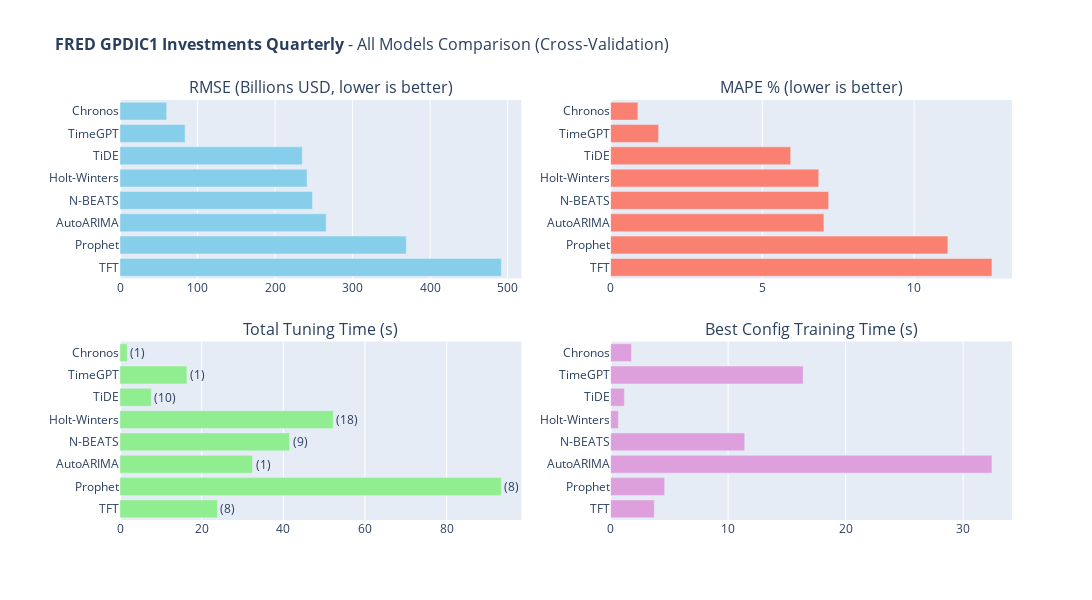

The code cell stored with this chart in its notebook:
### Code cell
# 11. All Models Comparison (Interactive)
#
# Summary comparison of all models based on cross-validation metrics.

def create_all_models_comparison(results_dataframe, dataset_name, value_unit=None):
    """
    Create interactive bar chart comparison of all models.
    
    Args:
        results_dataframe: DataFrame with model results
        dataset_name: Name for the plot title
        value_unit: Unit label for RMSE axis (e.g., 'Billions USD')
    
    Returns:
        Plotly Figure object
    """
    rmse_title = f'RMSE ({value_unit}, lower is better)' if value_unit else 'RMSE (lower is better)'
    
    fig = make_subplots(
        rows=2, cols=2,
        subplot_titles=[
            rmse_title, 
            'MAPE % (lower is better)', 
            'Total Tuning Time (s)', 
            'Best Config Training Time (s)'
        ],
        vertical_spacing=0.15, horizontal_spacing=0.1
    )
    
    models = results_dataframe['Model'].tolist()
    
    fig.add_trace(go.Bar(
        y=models, x=results_dataframe['RMSE'], orientation='h',
        marker_color='skyblue', 
        hovertemplate='<b>%{y}</b><br>RMSE: %{x:.2f}<extra></extra>'
    ), row=1, col=1)
    
    fig.add_trace(go.Bar(
        y=models, x=results_dataframe['MAPE'], orientation='h',
        marker_color='salmon', 
        hovertemplate='<b>%{y}</b><br>MAPE: %{x:.2f}%<extra></extra>'
    ), row=1, col=2)
    
    fig.add_trace(go.Bar(
        y=models, x=results_dataframe['Tuning Time (s)'], orientation='h',
        marker_color='lightgreen', 
        text=[f"({c})" for c in results_dataframe['Combinations']],
        textposition='outside', 
        hovertemplate='<b>%{y}</b><br>Time: %{x:.2f}s<extra></extra>'
    ), row=2, col=1)
    
    fig.add_trace(go.Bar(
        y=models, x=results_dataframe['Best Config Time (s)'], orientation='h',
        marker_color='plum', 
        hovertemplate='<b>%{y}</b><br>Time: %{x:.2f}s<extra></extra>'
    ), row=2, col=2)
    
    fig.update_layout(
        title=dict(text=f'<b>{dataset_name}</b> - All Models Comparison (Cross-Validation)', font=dict(size=16)),
        width=1700, height=600, showlegend=False, margin=dict(l=120)
    )
    
    for i in range(1, 3):
        for j in range(1, 3):
            fig.update_yaxes(autorange='reversed', row=i, col=j)
    return fig

if 'results_df' in dir() and not results_df.empty:
    fig_comparison = create_all_models_comparison(
        results_df, DATASET_CONFIG['name'],
        value_unit=DATASET_CONFIG.get('value_unit')
    )
    fig_comparison.show()

### Figure 1 — Plotly figure (JSON) as saved in the notebook; plotly's stock layout.template omitted (floating-point values rounded to 4 significant figures)
{"data": [{"hovertemplate": "<b>%{y}</b><br>RMSE: %{x:.2f}<extra></extra>", "marker": {"color": "skyblue"}, "orientation": "h", "type": "bar", "x": [60.2, 83.94, 235.1, 241.2, 248.3, 265.9, 369.2, 491.8], "xaxis": "x", "y": ["Chronos", "TimeGPT", "TiDE", "Holt-Winters", "N-BEATS", "AutoARIMA", "Prophet", "TFT"], "yaxis": "y"}, {"hovertemplate": "<b>%{y}</b><br>MAPE: %{x:.2f}%<extra></extra>", "marker": {"color": "salmon"}, "orientation": "h", "type": "bar", "x": [0.8992, 1.582, 5.933, 6.858, 7.184, 7.029, 11.11, 12.57], "xaxis": "x2", "y": ["Chronos", "TimeGPT", "TiDE", "Holt-Winters", "N-BEATS", "AutoARIMA", "Prophet", "TFT"], "yaxis": "y2"}, {"hovertemplate": "<b>%{y}</b><br>Time: %{x:.2f}s<extra></extra>", "marker": {"color": "lightgreen"}, "orientation": "h", "text": ["(1)", "(1)", "(10)", "(18)", "(9)", "(1)", "(8)", "(8)"], "textposition": "outside", "type": "bar", "x": [1.775, 16.39, 7.639, 52.23, 41.52, 32.45, 93.38, 23.86], "xaxis": "x3", "y": ["Chronos", "TimeGPT", "TiDE", "Holt-Winters", "N-BEATS", "AutoARIMA", "Prophet", "TFT"], "yaxis": "y3"}, {"hovertemplate": "<b>%{y}</b><br>Time: %{x:.2f}s<extra></extra>", "marker": {"color": "plum"}, "orientation": "h", "type": "bar", "x": [1.775, 16.39, 1.174, 0.6629, 11.41, 32.45, 4.6, 3.718], "xaxis": "x4", "y": ["Chronos", "TimeGPT", "TiDE", "Holt-Winters", "N-BEATS", "AutoARIMA", "Prophet", "TFT"], "yaxis": "y4"}], "layout": {"annotations": [{"font": {"size": 16}, "showarrow": false, "text": "RMSE (Billions USD, lower is better)", "x": 0.225, "xanchor": "center", "xref": "paper", "y": 1, "yanchor": "bottom", "yref": "paper"}, {"font": {"size": 16}, "showarrow": false, "text": "MAPE % (lower is better)", "x": 0.775, "xanchor": "center", "xref": "paper", "y": 1, "yanchor": "bottom", "yref": "paper"}, {"font": {"size": 16}, "showarrow": false, "text": "Total Tuning Time (s)", "x": 0.225, "xanchor": "center", "xref": "paper", "y": 0.425, "yanchor": "bottom", "yref": "paper"}, {"font": {"size": 16}, "showarrow": false, "text": "Best Config Training Time (s)", "x": 0.775, "xanchor": "center", "xref": "paper", "y": 0.425, "yanchor": "bottom", "yref": "paper"}], "height": 600, "margin": {"l": 120}, "showlegend": false, "title": {"font": {"size": 16}, "text": "<b>FRED GPDIC1 Investments Quarterly</b> - All Models Comparison (Cross-Validation)"}, "width": 1700, "xaxis": {"anchor": "y", "domain": [0, 0.45]}, "xaxis2": {"anchor": "y2", "domain": [0.55, 1]}, "xaxis3": {"anchor": "y3", "domain": [0, 0.45]}, "xaxis4": {"anchor": "y4", "domain": [0.55, 1]}, "yaxis": {"anchor": "x", "autorange": "reversed", "domain": [0.575, 1]}, "yaxis2": {"anchor": "x2", "autorange": "reversed", "domain": [0.575, 1]}, "yaxis3": {"anchor": "x3", "autorange": "reversed", "domain": [0, 0.425]}, "yaxis4": {"anchor": "x4", "autorange": "reversed", "domain": [0, 0.425]}}}
